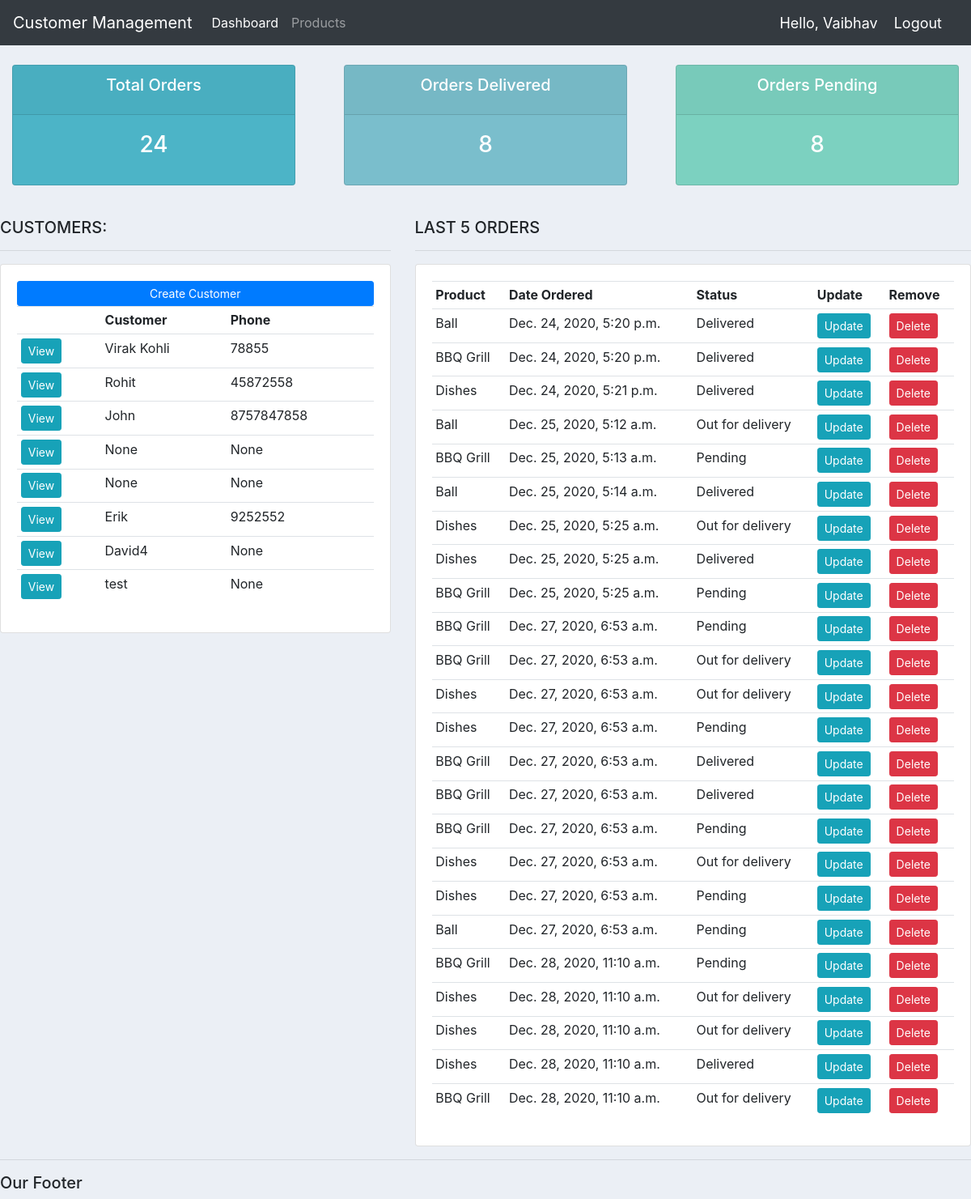
The app's page / (signed in) with its own data.
### AccountsApp/models.py (models this page shows, shortened)
class Customer(models.Model):
    user = models.OneToOneField(User,null=True,blank=True,on_delete=models.CASCADE)
    name = models.CharField(max_length=200,null=True)
    phone = models.CharField(max_length=200,null=True)
    email = models.CharField(max_length=200,null=True)
    profile_pic = models.ImageField(default="profile.png",null=True,blank=True)
    date_created = models.DateTimeField(auto_now_add=True,null=True)

class Order(models.Model):
    STATUS = (
        ('Pending','Pending'),
        ('Out for delivery','Out for delivery'),
        ('Delivered','Delivered'),
    )
    customer = models.ForeignKey(Customer,null=True,on_delete=models.SET_NULL)
    product =  models.ForeignKey(Product,null=True,on_delete=models.SET_NULL)
    date_created = models.DateTimeField(auto_now_add=True,null=True)
    status = models.CharField(max_length=200,null=True,choices=STATUS)
    note = models.CharField(max_length=1000,null=True)

class Product(models.Model):
    CATEGORY = (
        ('Indoor','Indoor'),
        ('Out Door','Out Door'),
    )
    name = models.CharField(max_length=200,null=True)
    price = models.FloatField(null=True)
    category = models.CharField(max_length=200,null=True,choices=CATEGORY)
    description = models.CharField(max_length=200,null=True,blank=True)
    date_created = models.DateTimeField(auto_now_add=True,null=True)
    tags = models.ManyToManyField(Tag)
    def __str__(self):
        return self.name

### AccountsApp/decorators.py (the view)
	def wrapper_function(request, *args, **kwargs):
		group = None
		if request.user.groups.exists():
			group = request.user.groups.all()[0].name
		if group == 'customer':
			return redirect('user-page')
		if group == 'admin':
			return view_func(request, *args, **kwargs)

### AccountsApp/views.py (called while the page is built)
@login_required(login_url='login')
@admin_only
def home(request):
    orders = Order.objects.all()
    customers = Customer.objects.all()
    total_customers = customers.count()
    total_orders = orders.count()
    delivered = orders.filter(status='Delivered').count()
    pending = orders.filter(status='Pending').count()
    context = {'orders':orders,'customers':customers,'total_orders':total_orders,'delivered':delivered,'pending':pending,'total_customers':total_customers}
    return render(request,'accounts/dashboard.html',context)

### AccountsApp/templates/accounts/dashboard.html
{% extends 'accounts/main.html'%}
{% block content %}
{% include 'accounts/status.html'%}
<br>
<div class="row">
    <div class="col-md-5">
        <h5>CUSTOMERS:</h5>
        <hr>
        <div class="card card-body">
            <a class="btn btn-primary btn-sm btn-block" href="">
                Create Customer
            </a>
            <table class="table table-sm">
                <tr>
                    <th></th>
                    <th>Customer</th>
                    <th>Phone</th>
                </tr>
                {%for customer in customers%}
                <tr>
                    <td><a class="btn btn-sm btn-info" href="{% url 'customer' customer.id%}">View</a></td>
                    <td>{{customer.name}}</td>
                    <td>{{customer.phone}}</td>
                </tr>
                {%endfor%}
            </table>
        </div>
    </div>
    <div class="col-md-7">
        <h5>LAST 5 ORDERS</h5>
        <hr>
        <div class="card card-body">
            <table class="table table-sm">
                <tr>
                    <th>Product</th>
                    <th>Date Ordered</th>
                    <th>Status</th>
                    <th>Update</th>
                    <th>Remove</th>
                </tr>
                {%for order in orders%}
                <tr>
                    <td>{{order.product}}</td>
                    <td>{{order.date_created}}</td>
                    <td>{{order.status}}</td>
                    <td><a class="btn btn-sm btn-info" href="{% url 'update_order' order.id%}">Update</a></td>
                    <td><a class="btn btn-sm btn-danger" href="{% url 'delete_order' order.id%}">Delete</a></td>
                </tr>
                {%endfor%}
            </table>
        </div>
    </div>
</div>
{%endblock%}

### AccountsApp/templates/accounts/main.html (shortened to what this page needs)
{%load static%}
<!DOCTYPE html>
<html lang="en">
<head>
	<link rel="stylesheet" href="https://stackpath.bootstrapcdn.com/bootstrap/4.3.1/css/bootstrap.min.css">
    <link rel="stylesheet" href="{% static '/css/main.css'%}">
</head>
<body>
    {% include 'accounts/navbar.html'%}
    {%block content%}
    {%endblock%}
    <hr>
    <h5>Our Footer</h5>
</body>
</html>

### AccountsApp/templates/accounts/navbar.html (shortened to what this page needs)
{% load static %}
<nav class="navbar navbar-expand-lg navbar-dark bg-dark">
    <a class="navbar-brand" href="#">Customer Management</a>
    <div class="collapse navbar-collapse" id="navbarNav">
      <ul class="navbar-nav">
        {% if request.user.is_staff%}
        <li class="nav-item active">
          <a class="nav-link" href="{% url 'home' %}">Dashboard</a>
        </li>
        <li class="nav-item">
          <a class="nav-link" href="{% url 'products' %}">Products</a>
        </li>
        {% else %}
        <li class="nav-item">
          <a class="nav-link" href="{% url 'account' %}">Settings</a>
        </li>
        {%endif%}
      </ul>
    </div>
    <span class="hello-msg">Hello, {{request.user}} </span>
    <span><a class="hello-msg" href="{% url 'logout'%}">Logout</a></span>
  </nav>

### AccountsApp/templates/accounts/status.html
<br>
<div class="row">
	<div class="col">
		<div class="col-md">
			<div class="card text-center text-white  mb-3" id="total-orders">
			  	<div class="card-header">
			  		<h5 class="card-title">Total Orders</h5>
			  	</div>
			  	<div class="card-body">
			    	<h3 class="card-title">{{total_orders}}</h3>
			  	</div>
			</div>
		</div>
	</div>
	<div class="col">
		<div class="col-md">
			<div class="card text-center text-white  mb-3" id="orders-delivered">
			  	<div class="card-header">
			  		<h5 class="card-title">Orders Delivered</h5>
			  	</div>
			  	<div class="card-body">
						<h3 class="card-title">{{delivered}}</h3>
			  	</div>
			</div>
		</div>
	</div>
	<div class="col">
		<div class="col-md">
			<div class="card text-center text-white  mb-3" id="orders-pending">
			  	<div class="card-header">
			  		<h5 class="card-title">Orders Pending</h5>
			  	</div>
			  	<div class="card-body">
			    	<h3 class="card-title">{{pending}}</h3>
			  	</div>
			</div>
		</div>
	</div>
</div>

### static/css/main.css (style rules this page uses)
body { background-color: #ebeff5; }
#total-orders { background-color: #4cb4c7; }
#orders-delivered { background-color: #7abecc; }
#orders-pending { background-color: #7CD1C0; }

### AccountsApp/templates/accounts/navbar.html (style rules this page uses)
.hello-msg { font-size: 18px; color: #fff; margin-right: 20px; }

### records on screen
Customer: name "Virak Kohli", phone "78855"
Customer: name "Rohit", phone "45872558"
Customer: name "John", phone "8757847858"
Customer: name "None", phone "None"
Customer: name "None", phone "None"
Customer: name "Erik", phone "9252552"
Customer: name "David4", phone "None"
Customer: name "test", phone "None"
Order: product "Ball", date_created "Dec. 24, 2020, 5:20 p.m.", status "Delivered"
Order: product "BBQ Grill", date_created "Dec. 24, 2020, 5:20 p.m.", status "Delivered"
Order: product "Dishes", date_created "Dec. 24, 2020, 5:21 p.m.", status "Delivered"
Order: product "Ball", date_created "Dec. 25, 2020, 5:12 a.m.", status "Out for delivery"
Order: product "BBQ Grill", date_created "Dec. 25, 2020, 5:13 a.m.", status "Pending"
Order: product "Ball", date_created "Dec. 25, 2020, 5:14 a.m.", status "Delivered"
Order: product "Dishes", date_created "Dec. 25, 2020, 5:25 a.m.", status "Out for delivery"
Order: product "Dishes", date_created "Dec. 25, 2020, 5:25 a.m.", status "Delivered"
Order: product "BBQ Grill", date_created "Dec. 25, 2020, 5:25 a.m.", status "Pending"
Order: product "BBQ Grill", date_created "Dec. 27, 2020, 6:53 a.m.", status "Pending"
Order: product "BBQ Grill", date_created "Dec. 27, 2020, 6:53 a.m.", status "Out for delivery"
Order: product "Dishes", date_created "Dec. 27, 2020, 6:53 a.m.", status "Out for delivery"
Order: product "Dishes", date_created "Dec. 27, 2020, 6:53 a.m.", status "Pending"
Order: product "BBQ Grill", date_created "Dec. 27, 2020, 6:53 a.m.", status "Delivered"
Order: product "BBQ Grill", date_created "Dec. 27, 2020, 6:53 a.m.", status "Delivered"
Order: product "BBQ Grill", date_created "Dec. 27, 2020, 6:53 a.m.", status "Pending"
Order: product "Dishes", date_created "Dec. 27, 2020, 6:53 a.m.", status "Out for delivery"
Order: product "Dishes", date_created "Dec. 27, 2020, 6:53 a.m.", status "Pending"
Order: product "Ball", date_created "Dec. 27, 2020, 6:53 a.m.", status "Pending"
Order: product "BBQ Grill", date_created "Dec. 28, 2020, 11:10 a.m.", status "Pending"
Order: product "Dishes", date_created "Dec. 28, 2020, 11:10 a.m.", status "Out for delivery"
Order: product "Dishes", date_created "Dec. 28, 2020, 11:10 a.m.", status "Out for delivery"
Order: product "Dishes", date_created "Dec. 28, 2020, 11:10 a.m.", status "Delivered"
Order: product "BBQ Grill", date_created "Dec. 28, 2020, 11:10 a.m.", status "Out for delivery"

### other values on screen
{{ request.user }} "Vaibhav"
{{ total_orders }} "24"
{{ delivered }} "8"
{{ pending }} "8"
